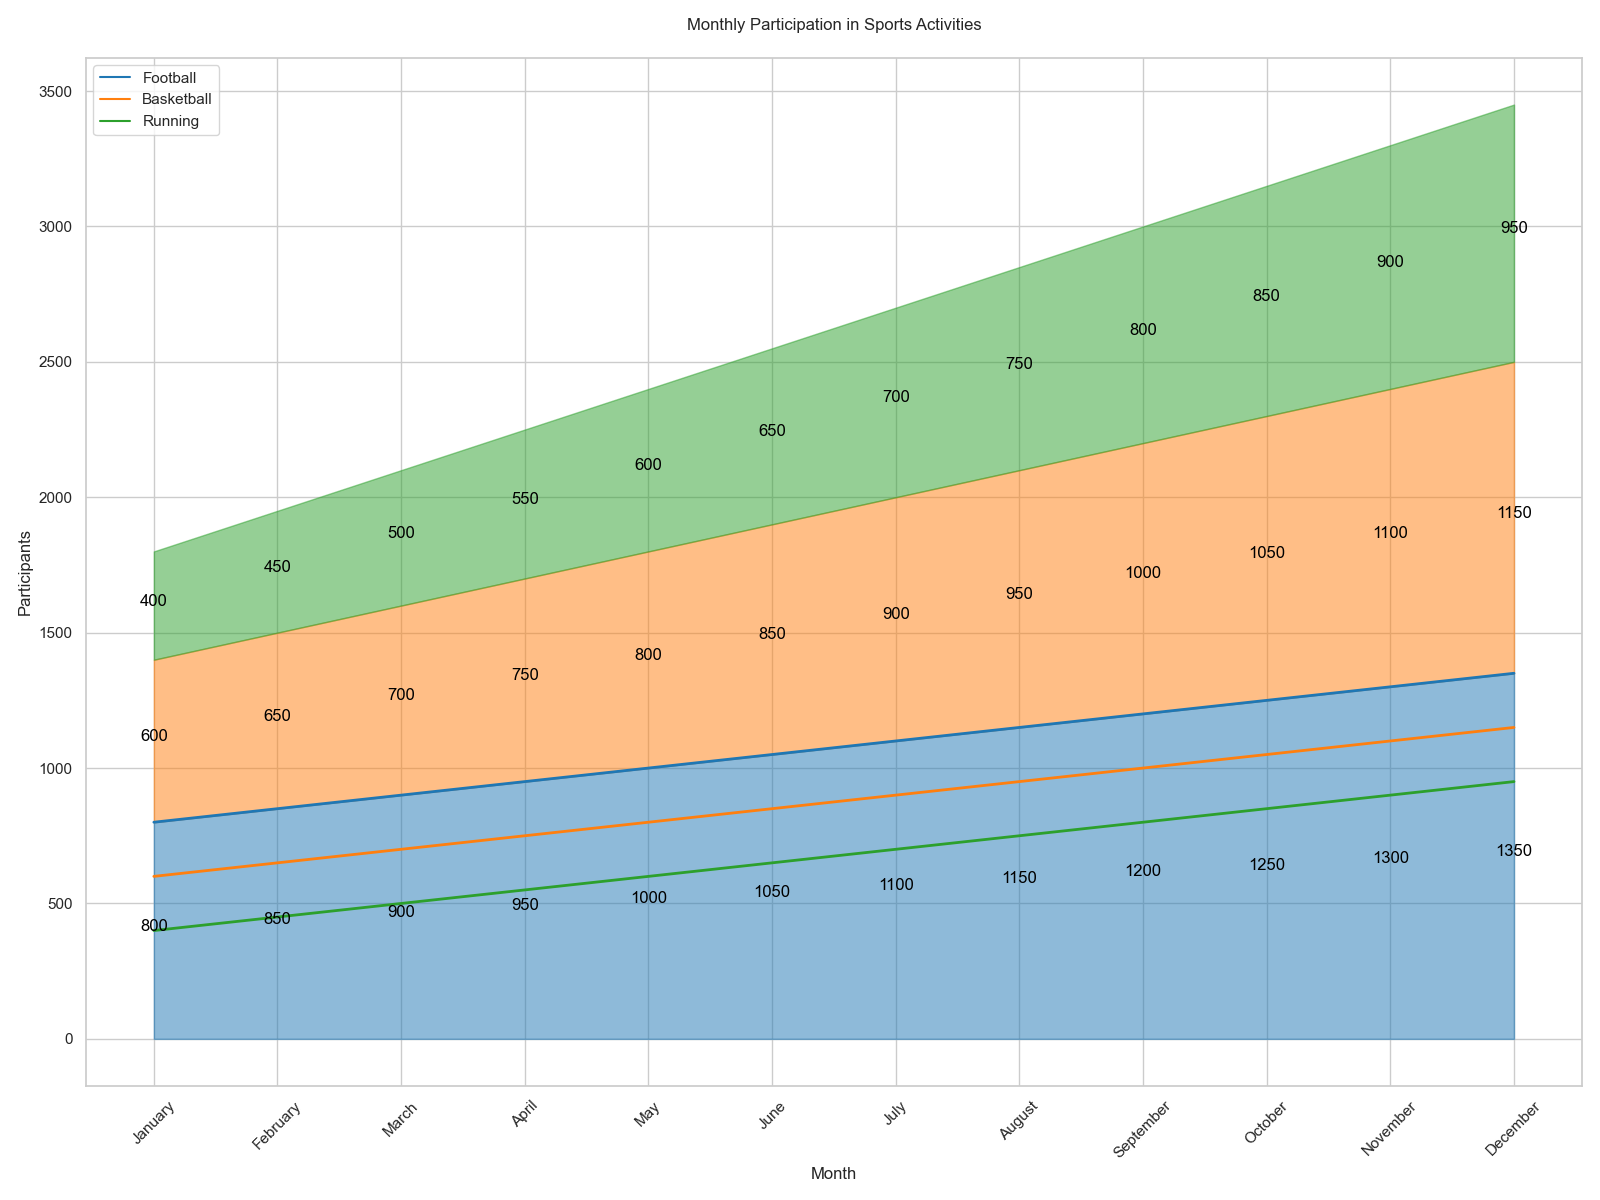

Write the Python code that produced this figure.

import pandas as pd
import seaborn as sns
import matplotlib.pyplot as plt

data = {
    'Month': ['January', 'February', 'March', 'April', 'May', 'June',
              'July', 'August', 'September', 'October', 'November', 'December'],
    'Football': [800, 850, 900, 950, 1000, 1050, 1100, 1150, 1200, 1250, 1300, 1350],
    'Basketball': [600, 650, 700, 750, 800, 850, 900, 950, 1000, 1050, 1100, 1150],
    'Running': [400, 450, 500, 550, 600, 650, 700, 750, 800, 850, 900, 950]
}

df = pd.DataFrame(data)
df_melted = df.melt(id_vars='Month', var_name='Category', value_name='Values')
df_melted['Month'] = pd.Categorical(df_melted['Month'], categories=data['Month'], ordered=True)

plt.figure(figsize=(16, 12))
sns.set(style="whitegrid")

colors = ["#1f77b4", "#ff7f0e", "#2ca02c"]  # Football, Basketball, Running

sns.lineplot(data=df_melted, x='Month', y='Values', hue='Category', palette=colors, sort=False, lw=2)

plt.fill_between(data['Month'], df["Football"], color="#1f77b4", alpha=0.5)
plt.fill_between(data['Month'], df["Football"], df["Football"] + df["Basketball"], color="#ff7f0e", alpha=0.5)
plt.fill_between(data['Month'], df["Football"] + df["Basketball"], df["Football"] + df["Basketball"] + df["Running"], color="#2ca02c", alpha=0.5)

for idx, month in enumerate(data['Month']):
    plt.text(x=idx, y=df.loc[idx, "Football"]/2, s=df.loc[idx, "Football"], ha='center', color='black')
    plt.text(x=idx, y=df.loc[idx, "Football"] + df.loc[idx, "Basketball"]/2, s=df.loc[idx, "Basketball"], ha='center', color='black')
    plt.text(x=idx, y=df.loc[idx, "Football"] + df.loc[idx, "Basketball"] + df.loc[idx, "Running"]/2, s=df.loc[idx, "Running"], ha='center', color='black')

plt.xlabel('Month')
plt.ylabel('Participants')
plt.title('Monthly Participation in Sports Activities', pad=20)
plt.xticks(rotation=45)
plt.legend(loc='upper left')

plt.tight_layout()
plt.show()
